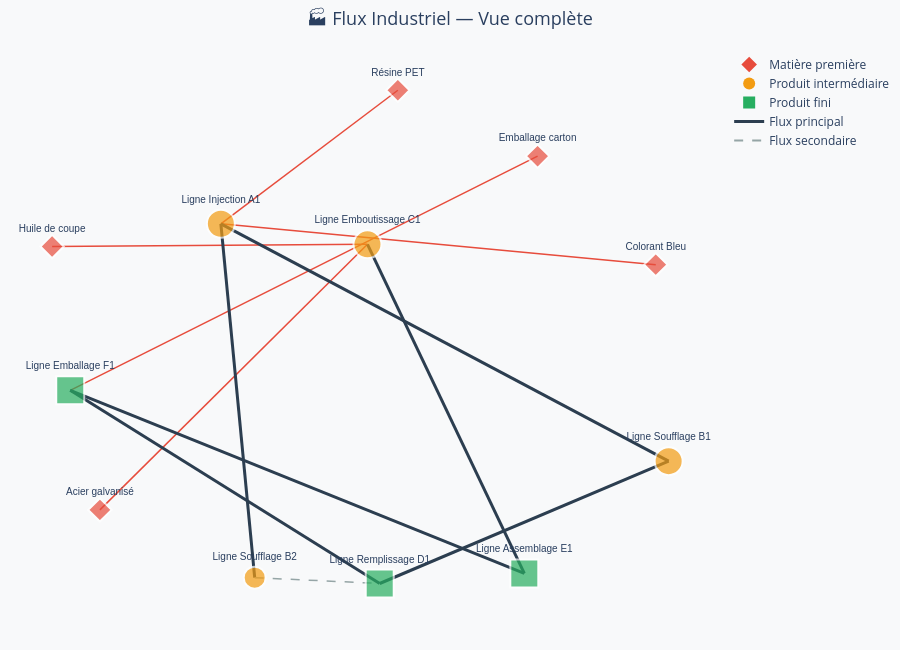

Source (notebook cell):
### Markdown cell above
## 5. 🗺️ Visualisation principale — Graphe de flux multi-sites

### Code cell
def build_plotly_graph(G, title='Flux Industriel Multi-Sites',
                        layout_algo='dot', show_mp=True):
    """
    Génère un graphe Plotly interactif du flux industriel.
    layout_algo : 'dot' (hiérarchique), 'spring', 'kamada_kawai'
    show_mp     : afficher ou masquer les nœuds matières premières
    """

    # Filtrage optionnel
    nodes = [n for n in G.nodes if show_mp or not n.startswith('MP-')]
    subG  = G.subgraph(nodes)

    # Positionnement
    if layout_algo == 'dot':
        try:
            pos = nx.nx_agraph.graphviz_layout(subG, prog='dot')
        except Exception:
            pos = nx.spring_layout(subG, seed=42, k=2)
    elif layout_algo == 'kamada_kawai':
        pos = nx.kamada_kawai_layout(subG)
    else:
        pos = nx.spring_layout(subG, seed=42, k=2)

    # ── Arêtes ───────────────────────────────────────────────────────────────
    edge_traces = []
    for u, v, data in subG.edges(data=True):
        x0, y0 = pos[u]
        x1, y1 = pos[v]
        edge_type = data.get('type', 'flux')
        color  = '#2C3E50' if edge_type == 'flux_principal' else \
                 '#95A5A6' if edge_type == 'flux_secondaire' else '#E74C3C'
        width  = 3 if edge_type == 'flux_principal' else 1.5
        dash   = 'solid' if 'principal' in edge_type or 'appro' in edge_type else 'dash'

        edge_traces.append(go.Scatter(
            x=[x0, x1, None], y=[y0, y1, None],
            mode='lines',
            line=dict(width=width, color=color, dash=dash),
            hoverinfo='none',
            showlegend=False,
        ))

        # Flèche (annotation)
    # ── Nœuds ────────────────────────────────────────────────────────────────
    node_x, node_y, node_text, node_hover = [], [], [], []
    node_colors, node_sizes, node_symbols = [], [], []

    for node in subG.nodes:
        attr = subG.nodes[node]
        x, y = pos[node]
        node_x.append(x)
        node_y.append(y)
        node_text.append(f"<b>{attr.get('label', node)}</b><br><i>{node}</i>")
        node_colors.append(attr.get('color', '#BDC3C7'))

        is_mp   = node.startswith('MP-')
        is_main = attr.get('type_ligne') == 'principale'
        node_sizes.append(18 if is_mp else (28 if is_main else 22))
        node_symbols.append('diamond' if is_mp else
                             'square' if attr.get('type') == 'produit_fini' else 'circle')

        # Tooltip
        site = site_name.get(attr.get('site',''), attr.get('site',''))
        if is_mp:
            mp = mp_index.get(node, {})
            hover = (f"<b>{attr.get('label','')}</b><br>"
                     f"Code : {node}<br>"
                     f"Site : {site}<br>"
                     f"Stock : {mp.get('volume_stock','-')} {mp.get('unite_volume','')}")
        else:
            up = up_index.get(node, {})
            oee_color = '🟢' if attr.get('oee',0)>=85 else '🟡' if attr.get('oee',0)>=75 else '🔴'
            hover = (f"<b>{attr.get('label','')}</b><br>"
                     f"Code : {node}<br>"
                     f"Site : {site}<br>"
                     f"Produit : {up.get('produit','-')}<br>"
                     f"OEE : {oee_color} {attr.get('oee','-')}%<br>"
                     f"CMJ : {attr.get('cmj','-')} {up.get('unite_capacite','')}")
        node_hover.append(hover)

    node_trace = go.Scatter(
        x=node_x, y=node_y,
        mode='markers+text',
        hovertext=node_hover,
        hoverinfo='text',
        text=[subG.nodes[n].get('label', n) for n in subG.nodes],
        textposition='top center',
        textfont=dict(size=10, family='Arial'),
        marker=dict(
            size=node_sizes,
            color=node_colors,
            symbol=node_symbols,
            line=dict(width=2, color='white'),
        ),
        showlegend=False,
    )

    # ── Légende manuelle ─────────────────────────────────────────────────────
    legend_items = [
        go.Scatter(x=[None], y=[None], mode='markers',
                   marker=dict(size=12, color='#E74C3C', symbol='diamond'),
                   name='Matière première'),
        go.Scatter(x=[None], y=[None], mode='markers',
                   marker=dict(size=12, color='#F39C12', symbol='circle'),
                   name='Produit intermédiaire'),
        go.Scatter(x=[None], y=[None], mode='markers',
                   marker=dict(size=12, color='#27AE60', symbol='square'),
                   name='Produit fini'),
        go.Scatter(x=[None], y=[None], mode='lines',
                   line=dict(width=3, color='#2C3E50'), name='Flux principal'),
        go.Scatter(x=[None], y=[None], mode='lines',
                   line=dict(width=2, color='#95A5A6', dash='dash'), name='Flux secondaire'),
    ]

    fig = go.Figure(data=edge_traces + [node_trace] + legend_items)
    fig.update_layout(
        title=dict(text=title, font=dict(size=18), x=0.5),
        showlegend=True,
        legend=dict(orientation='v', x=1.01, y=1),
        hovermode='closest',
        margin=dict(b=20, l=5, r=150, t=50),
        xaxis=dict(showgrid=False, zeroline=False, showticklabels=False),
        yaxis=dict(showgrid=False, zeroline=False, showticklabels=False),
        paper_bgcolor='#F8F9FA',
        plot_bgcolor='#F8F9FA',
        height=650,
    )
    return fig


fig = build_plotly_graph(G, title='🏭 Flux Industriel — Vue complète', show_mp=True)
fig.show()

### Figure 1 — Plotly figure (JSON) as saved in the notebook; plotly's stock layout.template omitted (floating-point values rounded to 4 significant figures)
{"data": [{"hoverinfo": "none", "line": {"color": "#E74C3C", "dash": "solid", "width": 1.5}, "mode": "lines", "showlegend": false, "type": "scatter", "x": [0.1335, -0.3868, null], "y": [1, 0.5051, null]}, {"hoverinfo": "none", "line": {"color": "#E74C3C", "dash": "solid", "width": 1.5}, "mode": "lines", "showlegend": false, "type": "scatter", "x": [0.8917, -0.3868, null], "y": [0.3539, 0.5051, null]}, {"hoverinfo": "none", "line": {"color": "#E74C3C", "dash": "solid", "width": 1.5}, "mode": "lines", "showlegend": false, "type": "scatter", "x": [-0.7424, 0.04424, null], "y": [-0.5548, 0.4291, null]}, {"hoverinfo": "none", "line": {"color": "#E74C3C", "dash": "solid", "width": 1.5}, "mode": "lines", "showlegend": false, "type": "scatter", "x": [-0.883, 0.04424, null], "y": [0.4209, 0.4291, null]}, {"hoverinfo": "none", "line": {"color": "#E74C3C", "dash": "solid", "width": 1.5}, "mode": "lines", "showlegend": false, "type": "scatter", "x": [0.5444, -0.8296, null], "y": [0.7558, -0.1119, null]}, {"hoverinfo": "none", "line": {"color": "#2C3E50", "dash": "solid", "width": 3}, "mode": "lines", "showlegend": false, "type": "scatter", "x": [-0.3868, 0.9297, null], "y": [0.5051, -0.3742, null]}, {"hoverinfo": "none", "line": {"color": "#2C3E50", "dash": "solid", "width": 3}, "mode": "lines", "showlegend": false, "type": "scatter", "x": [-0.3868, -0.2873, null], "y": [0.5051, -0.806, null]}, {"hoverinfo": "none", "line": {"color": "#2C3E50", "dash": "solid", "width": 3}, "mode": "lines", "showlegend": false, "type": "scatter", "x": [0.9297, 0.08024, null], "y": [-0.3742, -0.8276, null]}, {"hoverinfo": "none", "line": {"color": "#95A5A6", "dash": "dash", "width": 1.5}, "mode": "lines", "showlegend": false, "type": "scatter", "x": [-0.2873, 0.08024, null], "y": [-0.806, -0.8276, null]}, {"hoverinfo": "none", "line": {"color": "#2C3E50", "dash": "solid", "width": 3}, "mode": "lines", "showlegend": false, "type": "scatter", "x": [0.04424, 0.5054, null], "y": [0.4291, -0.7902, null]}, {"hoverinfo": "none", "line": {"color": "#2C3E50", "dash": "solid", "width": 3}, "mode": "lines", "showlegend": false, "type": "scatter", "x": [0.08024, -0.8296, null], "y": [-0.8276, -0.1119, null]}, {"hoverinfo": "none", "line": {"color": "#2C3E50", "dash": "solid", "width": 3}, "mode": "lines", "showlegend": false, "type": "scatter", "x": [0.5054, -0.8296, null], "y": [-0.7902, -0.1119, null]}, {"hoverinfo": "text", "hovertext": ["<b>Résine PET</b><br>Code : MP-001<br>Site : Site Alpha<br>Stock : 50000 kg", "<b>Colorant Bleu</b><br>Code : MP-002<br>Site : Site Alpha<br>Stock : 2000 kg", "<b>Acier galvanisé</b><br>Code : MP-003<br>Site : Site Beta<br>Stock : 120000 kg", "<b>Huile de coupe</b><br>Code : MP-004<br>Site : Site Beta<br>Stock : 8000 L", "<b>Emballage carton</b><br>Code : MP-005<br>Site : Site Gamma<br>Stock : 15000 unité", "<b>Ligne Injection A1</b><br>Code : UP-001<br>Site : Site Alpha<br>Produit : Préforme PET<br>OEE : 🟡 82.5%<br>CMJ : 8000 kg/j", "<b>Ligne Soufflage B1</b><br>Code : UP-002<br>Site : Site Alpha<br>Produit : Flacon PET 500mL<br>OEE : 🟡 78.0%<br>CMJ : 45000 unités/j", "<b>Ligne Soufflage B2</b><br>Code : UP-003<br>Site : Site Alpha<br>Produit : Flacon PET 1L<br>OEE : 🟡 75.0%<br>CMJ : 28000 unités/j", "<b>Ligne Emboutissage C1</b><br>Code : UP-004<br>Site : Site Beta<br>Produit : Pièce acier stampée<br>OEE : 🟢 88.0%<br>CMJ : 6500 pièces/j", "<b>Ligne Remplissage D1</b><br>Code : UP-005<br>Site : Site Beta<br>Produit : Produit conditionné<br>OEE : 🟡 80.0%<br>CMJ : 35000 unités/j", "<b>Ligne Assemblage E1</b><br>Code : UP-006<br>Site : Site Beta<br>Produit : Sous-ensemble mécanique<br>OEE : 🟢 85.5%<br>CMJ : 5800 ensembles/j", "<b>Ligne Emballage F1</b><br>Code : UP-007<br>Site : Site Gamma<br>Produit : Produit fini emballé<br>OEE : 🟢 91.0%<br>CMJ : 38000 unités/j"], "marker": {"color": ["#E74C3C", "#E74C3C", "#E74C3C", "#E74C3C", "#E74C3C", "#F39C12", "#F39C12", "#F39C12", "#F39C12", "#27AE60", "#27AE60", "#27AE60"], "line": {"color": "white", "width": 2}, "size": [18, 18, 18, 18, 18, 28, 28, 22, 28, 28, 28, 28], "symbol": ["diamond", "diamond", "diamond", "diamond", "diamond", "circle", "circle", "circle", "circle", "square", "square", "square"]}, "mode": "markers+text", "showlegend": false, "text": ["Résine PET", "Colorant Bleu", "Acier galvanisé", "Huile de coupe", "Emballage carton", "Ligne Injection A1", "Ligne Soufflage B1", "Ligne Soufflage B2", "Ligne Emboutissage C1", "Ligne Remplissage D1", "Ligne Assemblage E1", "Ligne Emballage F1"], "textfont": {"family": "Arial", "size": 10}, "textposition": "top center", "type": "scatter", "x": [0.1335, 0.8917, -0.7424, -0.883, 0.5444, -0.3868, 0.9297, -0.2873, 0.04424, 0.08024, 0.5054, -0.8296], "y": [1, 0.3539, -0.5548, 0.4209, 0.7558, 0.5051, -0.3742, -0.806, 0.4291, -0.8276, -0.7902, -0.1119]}, {"marker": {"color": "#E74C3C", "size": 12, "symbol": "diamond"}, "mode": "markers", "name": "Matière première", "type": "scatter", "x": [null], "y": [null]}, {"marker": {"color": "#F39C12", "size": 12, "symbol": "circle"}, "mode": "markers", "name": "Produit intermédiaire", "type": "scatter", "x": [null], "y": [null]}, {"marker": {"color": "#27AE60", "size": 12, "symbol": "square"}, "mode": "markers", "name": "Produit fini", "type": "scatter", "x": [null], "y": [null]}, {"line": {"color": "#2C3E50", "width": 3}, "mode": "lines", "name": "Flux principal", "type": "scatter", "x": [null], "y": [null]}, {"line": {"color": "#95A5A6", "dash": "dash", "width": 2}, "mode": "lines", "name": "Flux secondaire", "type": "scatter", "x": [null], "y": [null]}], "layout": {"height": 650, "hovermode": "closest", "legend": {"orientation": "v", "x": 1.01, "y": 1}, "margin": {"b": 20, "l": 5, "r": 150, "t": 50}, "paper_bgcolor": "#F8F9FA", "plot_bgcolor": "#F8F9FA", "showlegend": true, "title": {"font": {"size": 18}, "text": "🏭 Flux Industriel — Vue complète", "x": 0.5}, "xaxis": {"showgrid": false, "showticklabels": false, "zeroline": false}, "yaxis": {"showgrid": false, "showticklabels": false, "zeroline": false}}}
